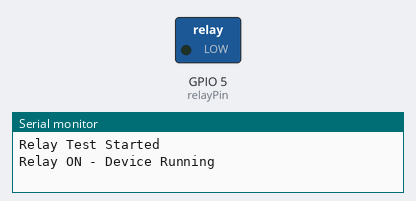
Simulated run of this program. Board: ESP32. On the bench: switched loads named in the program (green lamp = pin HIGH), the last lines printed to the serial monitor.

Above: at 1.5 s.
At 4.5 s:
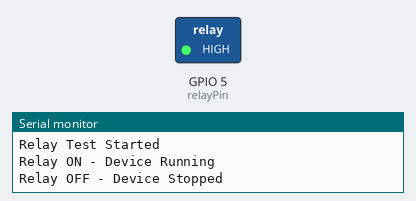
Timing chart, 0 to 7.8 s (numbered marks = the images above):
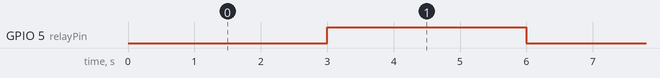

Measured:
- by itself, GPIO 5 (relayPin): alternates HIGH for 3.0 s and LOW for 3.0 s

The program:

main.cpp
```cpp
#include <Arduino.h>
// Define the Relay Pin
const int relayPin = 5;

void setup() {
  // Initialize the relay pin as an output
  pinMode(relayPin, OUTPUT);

  // Set initial state to OFF (for Active Low relays)
  digitalWrite(relayPin, HIGH);

  Serial.begin(115200);
  Serial.println("Relay Test Started");
}

void loop() {
  // Turn the relay ON
  Serial.println("Relay ON - Device Running");
  digitalWrite(relayPin, LOW);
  delay(3000); // Keep it on for 3 seconds

  // Turn the relay OFF
  Serial.println("Relay OFF - Device Stopped");
  digitalWrite(relayPin, HIGH);
  delay(3000); // Keep it off for 3 seconds
}
```
